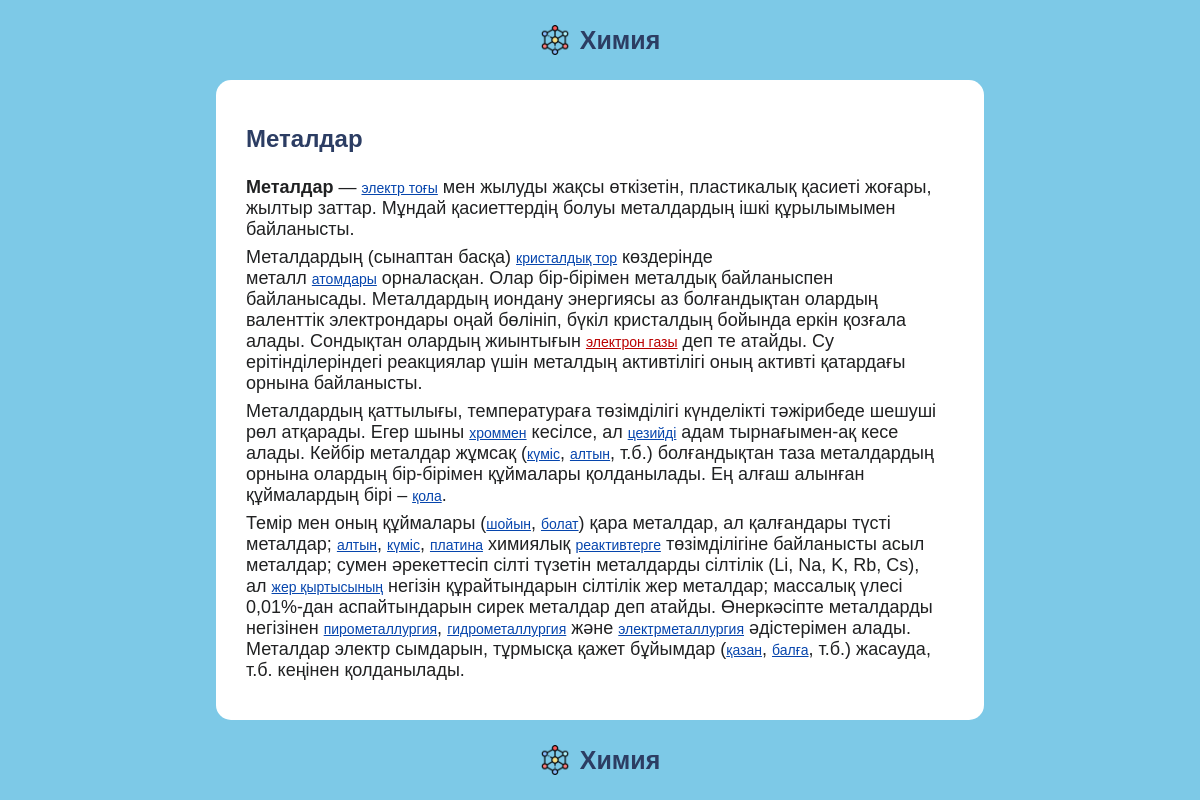
Screenshot of /item.php?id=2 with the database file from the repository.
### tables this page shows
CREATE TABLE items (id INTEGER PRIMARY KEY UNIQUE, name VARCHAR (0, 255), logo TEXT, text TEXT);

### item.php (the view, shortened to what this page needs)
<?php
    include('config.php');
    $id = $_GET['id'];
    $result = $db->prepare("SELECT * FROM items WHERE id = :id");
    $result->execute([':id' => $id]);
    $row = $result->fetchAll(PDO::FETCH_ASSOC);
?>
<!DOCTYPE html>
<html lang="en">
<head>
    <link rel="stylesheet" href="./css/sweetalert2.min.css">
    <link rel="stylesheet" href="./css/style.css">
</head>
<body>
    <header>
        <a href="./">
            <div class="header">
                <img src="./img/logo.png" alt="">
                <span>Химия</span>
            </div>
        </a>
    </header>
    <section>
        <div class="wrapper">
            <div class="block">
                <?php
                    foreach ($row as $row) {
                        ?>
                        <div class="block_title">
                            <h3><?php echo $row['name']; ?></h3>
                        </div>
                        <div class="block_body">
                            <?php echo $row['text']; ?>
                        </div>
                        <?php
                    };
                ?>
            </div>
        </div>
    </section>
    <footer>
        <a href="./">
            <div class="footer">
                <img src="./img/logo.png" alt="">
                <span>Химия</span>
            </div>
        </a>
    </footer>
</body>
</html>

### css/style.css (style rules this page uses)
*, *:before, *:after { box-sizing: border-box; }
body { padding: 0; margin: 0; outline: none; user-select: none; font-family: 'Roboto', sans-serif; background-color: #7dc9e7; }
header { min-height: 10vh; height: 50px; width: 100%; }
section { height: auto; min-height: 80vh; width: 100%; }
.wrapper { max-width: 1140px; width: 100%; margin: 0 auto; }
.block { width: 100%; min-height: 80vh; height: 100%; margin: 0px auto; padding: 30px; border-radius: 15px; background-color: #fff; }
.block_title h3 { margin-top: 15px; font-weight: 600; font-size: 24px; color: #2c3d63; }
header a, .box a, footer a { text-decoration: none; color: inherit; }
footer { min-height: 10vh; height: 50px; width: 100%; }
.header, .footer { height: 100%; display: flex; align-items: center; justify-content: center; }
.header img, .footer img { margin-right: 10px; line-height: 30px; height: 30px; }
.header span, .footer span { font-weight: 600; font-size: 25px; color: #2c3d63; }
@media (max-width: 1200px) { .wrapper { max-width: 768px; width: 100%; } }

### rows the page displays
items: name "Металдар", text "Металдар — электр тоғы мен жылуды жақсы өткізетін, пластикалық қасиеті жоғары, жылтыр заттар. Мұндай қасиеттердің болуы металдардың ішкі құрылымымен байланысты. Металдардың (сынаптан басқа) кристалдық тор көздерінде металл атомдары орналасқан. Олар бір-бірімен металдық байланыспен байланысады. Металдардың иондану энергиясы аз болғандықтан олардың валенттік электрондары оңай бөлініп, бүкіл кристалдың бойында еркін қозғала алады. Сондықтан олардың жиынтығын электрон газы деп те атайды. Су ерітінділеріндегі реакциялар үшін металдың активтілігі оның активті қатардағы орнына байланысты. Металдардың қаттылығы, температураға төзімділігі күнделікті тәжірибеде шешуші рөл атқарады. Егер шыны хроммен…"
